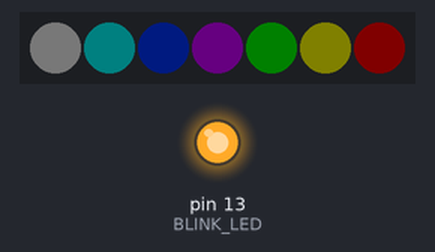
Simulated run of this sketch. Board: Arduino Leonardo, built with avr-gcc and run on an emulated ATmega32U4. Shown: 7 RGB LEDs in strip order, left to right, output pins drawn as LEDs (lit = HIGH). Dim RGB values are drawn brighter than linear; random numbers use the default seed unless the sketch sets one.

Above: at 0.24 s.
At 1.59 s:
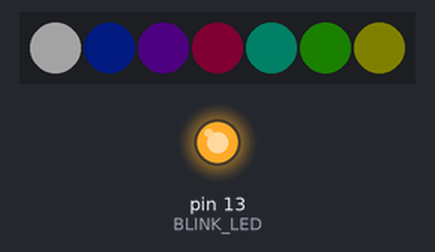
At 3.12 s:
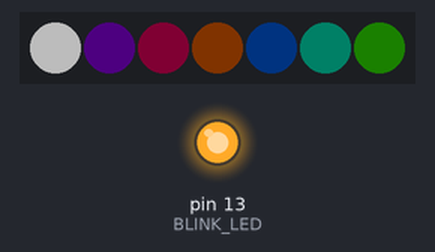
At 4.93 s:
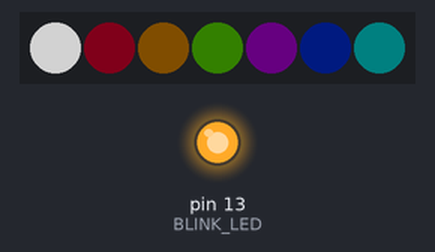
At 7.65 s:
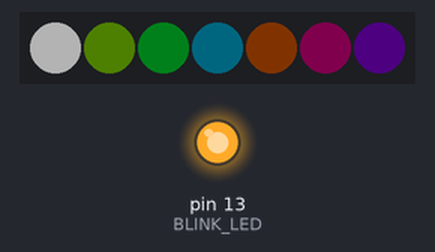
At 9.46 s:
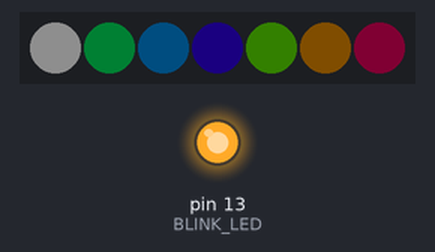
Timing chart, 0 to 40.0 s (numbered marks = the images above):
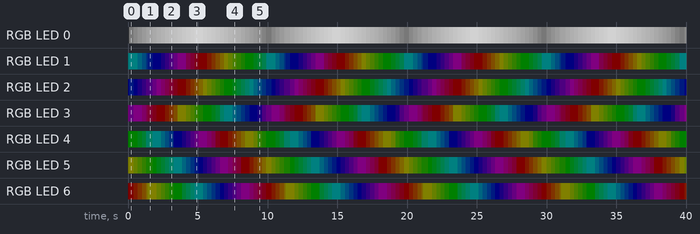

Measured:
- by itself, RGB LED 0: off → RGB(2, 2, 2) at 0.07 s, → RGB(10, 10, 10) 0.34 s later, → RGB(18, 18, 18) 0.30 s later, → RGB(26, 26, 26) 0.30 s later, … (134 changes in this stretch)
- by itself, everything shown: repeats every 9.9 s, in 34 steps

The sketch:

KNMK-0001A_Fraduino_MIDI_Twinkler.ino
```cpp
// (licence header left out)
/*
 * This program requires the folloing two libraries.
 * このコードを使用するためには、下記のライブラリをインストールしてください。Githubからのダウンロードがよくわからないという方は、
 * スケッチ→ライブラリをインクルード→ライブラリを管理→検索窓からライブラリ名を検索（”ADCTouch”など）→インストールがおすすめです。
 *
 * 「Adafruit_NeoPixel」 https://github.com/adafruit/Adafruit_NeoPixel
 *
 * ツール→ボード："Arduino Leonardo"を選択
 * ツール→シリアルポート：「USBで接続済みの萌基板のポート」（ArduinoLeonardoと表示されます）を選択
 * 「マイコンボードに書き込む」を実行するとここに書いてあるプログラムが書き込まれます。
 *
 * ベロシティを検出したりCCを検出したり…はしていません。ノートオンが来たらとりあえず光る、それだけです。
 * コメントアウトしてあるシリアル出力を解除すると受信しているMIDIメッセージが見えると思います。
 * ほしいデータを捕まえていろいろ遊んでみてください。上手く作れば光り方をMIDIでコントロール出来る、
 * いわゆるシーケンス動作用のプログラムにも変えられると思います。
 */

#include "MIDIUSB.h"

#include <Adafruit_NeoPixel.h>

#define LED1 0
#define LED2 1
#define LED3 2
#define LED4 3
#define LED5 4
#define LED6 5
#define LED7 6
#define RGBLED_NUM 7
#define RGBLED_PIN 6 // NeoPixel pin
#define BLINK_LED 13 // Normal LED pin


Adafruit_NeoPixel pixels(RGBLED_NUM, RGBLED_PIN, NEO_GRB + NEO_KHZ800);

uint8_t BRT_LEVEL=1;//明るさレベル0-3　起動時は1から開始
uint8_t BRT_VAL[]={10,5,65,175};//段階ごとの明るさ詳細値　お好みで変更を。
uint8_t BRT_RND[]={40,150,155,255};//ランダムで変更する値（きらきら効果）
uint8_t V_raw[10];//各LEDごとの明るさ実際の値（自動追従）


void setup() {
  pinMode(BLINK_LED, OUTPUT);
  digitalWrite(BLINK_LED, LOW);//ON
  Serial.begin(115200);
  pixels.begin();

  //明るさ０で初期化
  for(int i=0;i<10;i++){
    V_raw[i]=0;
  }
  digitalWrite(BLINK_LED, HIGH);//OFF
}

int B_brt;//背面LEDの明るさ変数

int note_LED;//ランダムでオンにするLED 0-5
int last_note;//最後のノートと被ってたらもう一度ランダムし直す

int note_on_flag=0;

float cnt;//0-255


void loop() {

  //MIDI受信
  midiEventPacket_t rx;
  do {
    rx = MidiUSB.read();
    if (rx.header != 0) {
      if(rx.header==9){//まずノートオンのみに絞る（９）
        if(rx.byte3!=0){//ベロシティがゼロではない時（ノートオン＋ベロシティ０でノートオフとする機材もあるため）
          note_LED = random(0-6);
          while(last_note == note_LED){
            note_LED = random(0-6);//前回のノートと被ってたらもう一度生成
          }
          last_note = note_LED;
          note_on_flag=1;

/*
          Serial.print("Received: ");
          Serial.print(rx.header);
          Serial.print("-");
          Serial.print(rx.byte1);
          Serial.print("-");
          Serial.print(rx.byte2);
          Serial.print("-");
          Serial.println(rx.byte3);
*/
        }
      }
    }
  } while (rx.header != 0);


  cnt=cnt+0.1;
  if(255<cnt)cnt=0;

  B_brt=0;

    uint8_t H;//色環 0-255
    uint8_t S;//彩度
    uint8_t V;//輝度
    const int SEL[]={LED7, LED6, LED5, LED2, LED3, LED4};//処理したいLEDの並び順

    uint8_t H_tmp;
    uint8_t V_tmp;

    H = cnt;//全体のルーチンカウンタをそのまま色環に流用
    S = 255;//今回は彩度マックスなので触らない
    V = BRT_VAL[BRT_LEVEL];//設定した明るさレベルに応じた値をここで読み込み

    //羽LEDの数だけ繰り返す
    for(int i=0;i<6;i++){
      //元データが汚れてしまうので一旦tmpに値を移してから計算
      H_tmp = H;
      V_tmp = V;

      if(V_raw[i] > V ) V_raw[i]--;//設定値より現実の値が高ければ徐々に減算
      if(V_raw[i] < V ) V_raw[i]++;//設定値より現実の値が低ければ徐々に加算

/*
      //ランダムで輝度をBRT_RNDで設定した値に変更する（きらきら効果）300を減らすともっと頻度高くキラキラする
      if(random(0,300)==0){
        V_raw[i]=BRT_RND[BRT_LEVEL];//変更に使う値は明るさレベル（BRT_LEVEL）によって違う
      }
*/

      //MIDI受信時に生み出したランダムノートとLEDの番号が一致したら明るくする
      if((i == note_LED) && (note_on_flag ==1)){
        V_raw[i]=BRT_RND[BRT_LEVEL];//変更に使う値は明るさレベル（BRT_LEVEL）によって違う
        note_on_flag=0;
      }


      V_tmp = V_raw[i];

      //LEDに設定値を送信
      pixels.setPixelColor(SEL[i], pixels.ColorHSV(H_tmp<<8,S,V_tmp));
      //Hは本来0-65535だけれどそんなに解像度必要ないので0-255で計算。出力するときに8ビットシフトして帳尻を合わせてある

      //次のLEDのために色環を回転
      H = H + 40;//LED間の色環の進むステップ。大きいとカラフル、少ないと近い色に光る

    }

    //背景LED用
    if(cnt<128)pixels.setPixelColor(0, pixels.ColorHSV(0,0,cnt));
    else pixels.setPixelColor(0, pixels.ColorHSV(0,0,255-cnt));


    //設定を反映
    pixels.show();


//    delay(15);
    delay(3);

}
```
